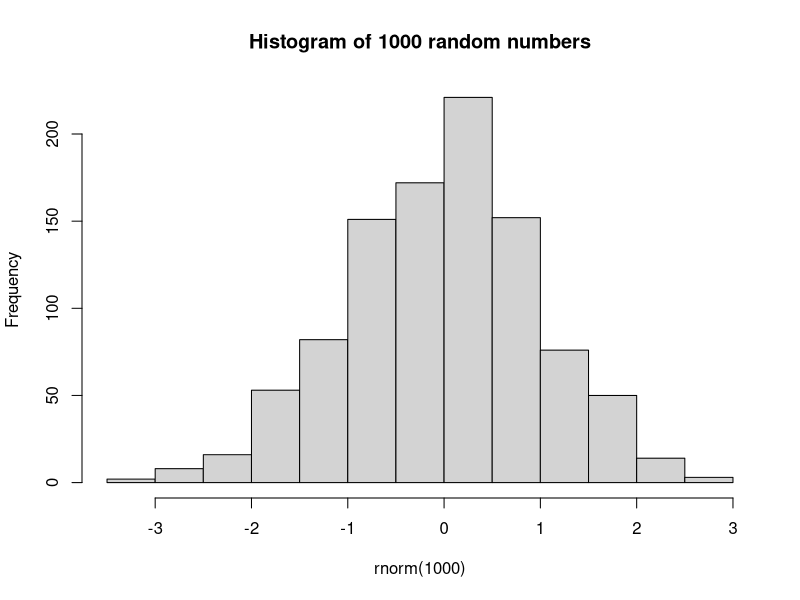

This chart was generated by the following R code:
## ---- chunk 1
setwd("/Users/mahedi/Documents/bookdown/Introduction-to-R-for-Biologists/")
## ---- chunk 2
hist(rnorm(1000), main = "Histogram of 1000 random numbers")
